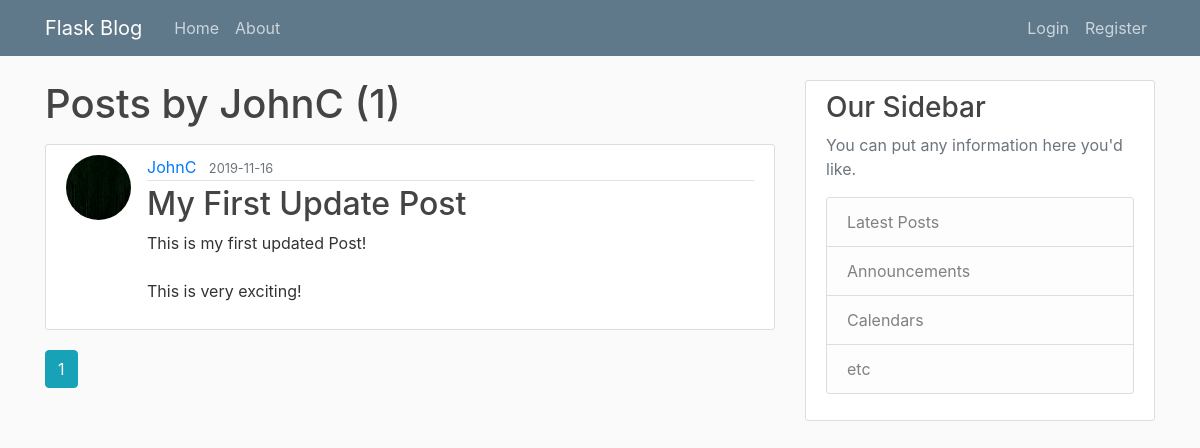
Page /user/JohnC on the earlier database version.
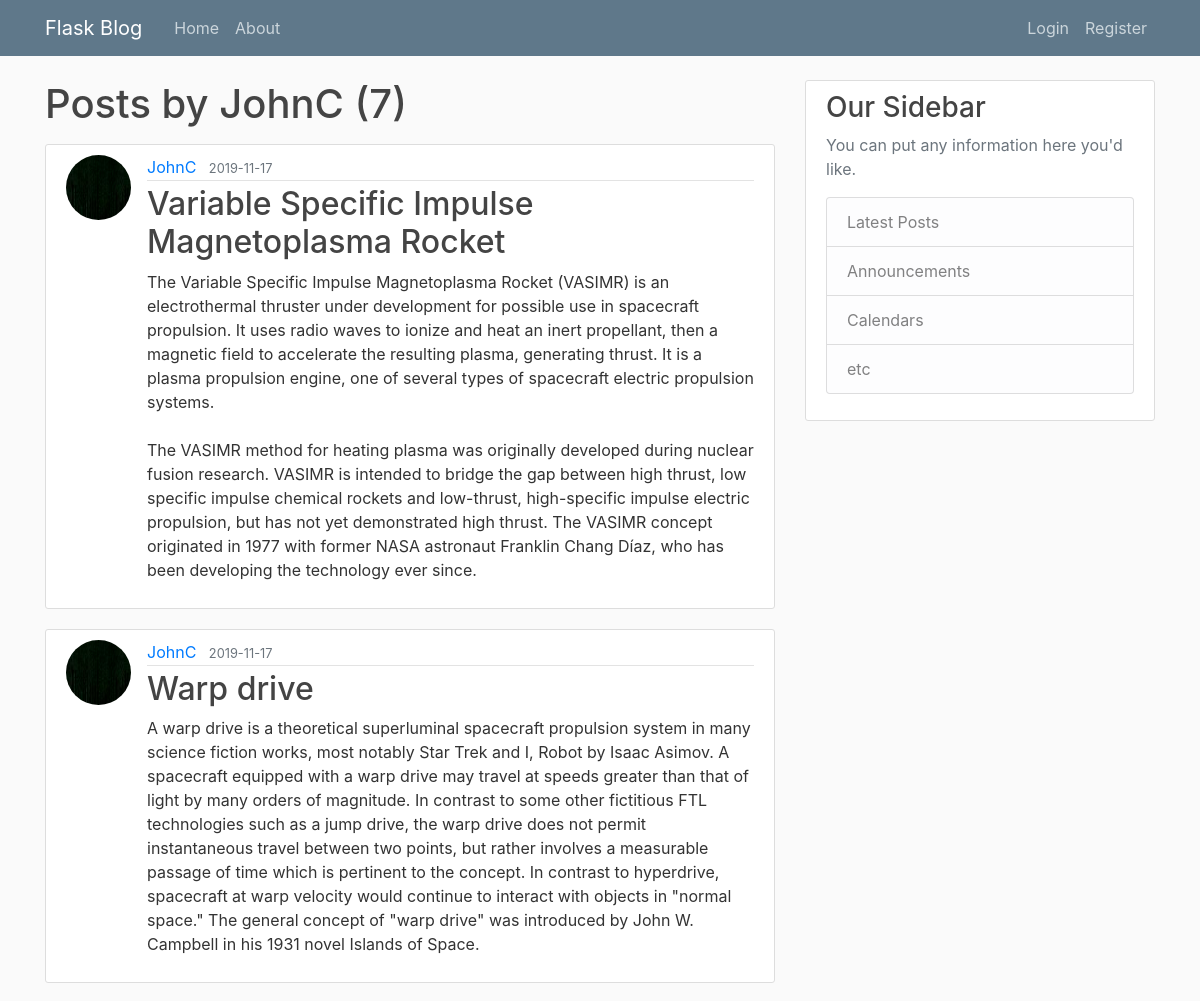
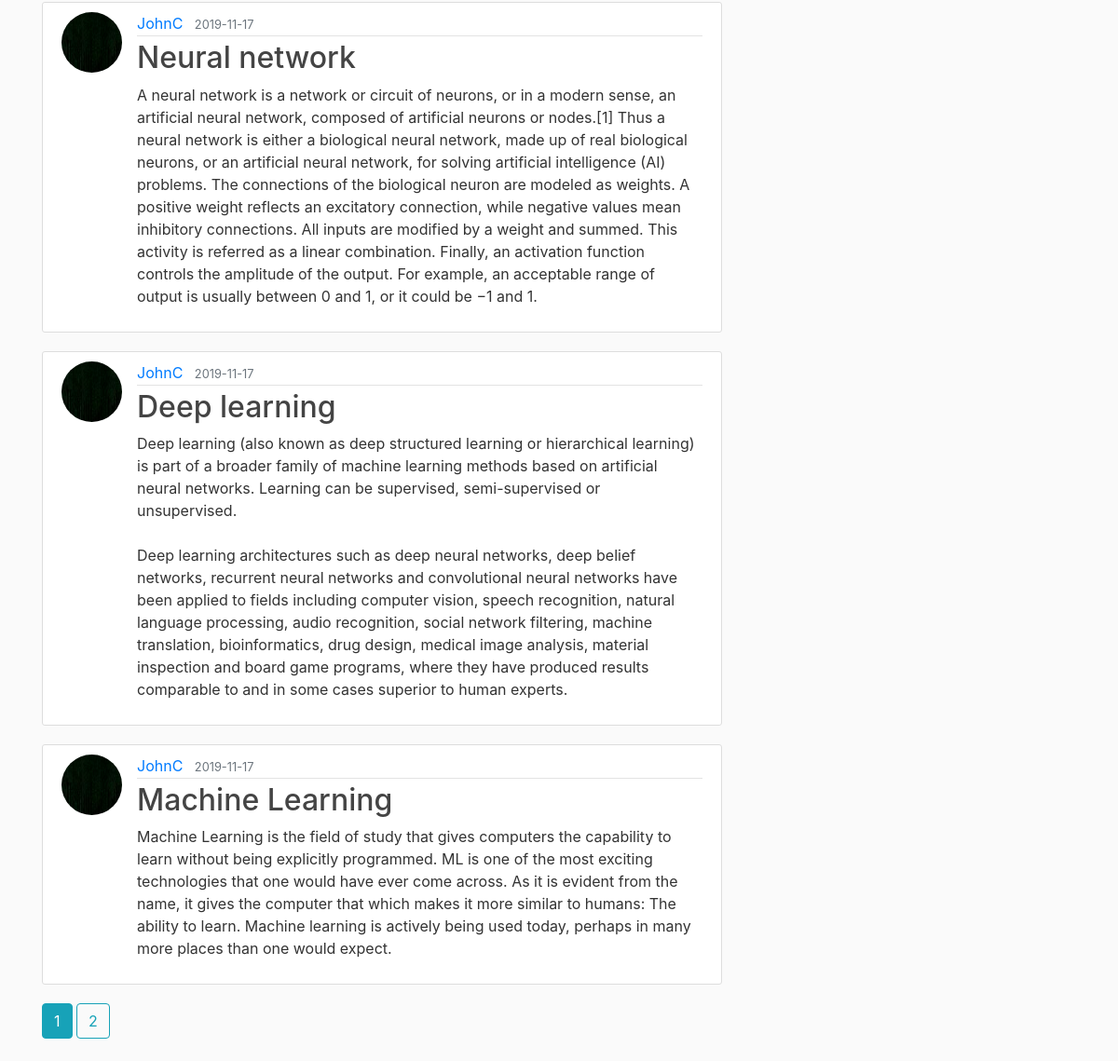
Same page on the later database version (2 pictures, top to bottom).
### flaskblog/models.py (models this page shows, shortened)
class User(db.Model, UserMixin):
    id = db.Column(db.Integer, primary_key=True)
    username = db.Column(db.String(20), unique=True, nullable=False)
    email = db.Column(db.String(120), unique=True, nullable=False)
    image_file = db.Column(db.String(20), nullable=False, default='default.jpg')
    password = db.Column(db.String(60), nullable=False)
    posts = db.relationship('Post', backref='author', lazy=True)

class Post(db.Model):
    id = db.Column(db.Integer, primary_key=True)
    title = db.Column(db.String(100), nullable=False)
    date_posted = db.Column(db.DateTime, nullable=False, default=datetime.utcnow)
    content = db.Column(db.Text, nullable=False)
    user_id= db.Column(db.Integer, db.ForeignKey('user.id'), nullable=False)

### flaskblog/routes.py (the view)
@app.route("/user/<string:username>")
def user_posts(username):
    page = request.args.get('page', 1, type=int)
    user = User.query.filter_by(username=username).first_or_404()
    posts = Post.query.filter_by(author=user)\
        .order_by(Post.date_posted.desc())\
        .paginate(page=page, per_page=5)
    return render_template("user_posts.html", posts=posts, user=user)

### flaskblog/templates/user_posts.html
{% extends "layout.html" %}
{% block content %}
<h1 class="mb-3">Posts by {{ user.username }} ({{ posts.total }}) </h1>
    {% for post in posts.items %}
        <article class="media content-section">
            <img class="rounded-circle article-img" src="{{ url_for('static', filename='profile_pics/' + post.author.image_file) }}">
            <div class="media-body">
                <div class="article-metadata">
                    <a class="mr-2" href="{{ url_for('user_posts', username=post.author.username) }}">{{ post.author.username }}</a>
                    <small class="text-muted">{{ post.date_posted.strftime('%Y-%m-%d') }}</small>
                </div>
                <h2><a class="article-title" href="{{ url_for('post', post_id=post.id) }}">{{ post.title }}</a></h2>
                <p class="article-content">{{ post.content }}</p>
            </div>
        </article>
    {% endfor %}
    {% for page_num in posts.iter_pages(left_edge=1, right_edge=1, left_current=1, right_current=2) %}
        {% if page_num %}
            {% if posts.page == page_num %}
                <a class="btn btn-info mb-4" href="{{ url_for('user_posts', username=user.username, page=page_num) }}"> {{ page_num }} </a>
            {% else %}
            <a class="btn btn-outline-info mb-4" href="{{ url_for('user_posts', username=user.username, page=page_num) }}"> {{ page_num }} </a>
            {% endif %}
        {% else %}
            ...
        {% endif %}
    {% endfor %}
{% endblock content %}

### flaskblog/templates/layout.html (shortened to what this page needs)
<!DOCTYPE html>
<html>
<head>
    <link rel="stylesheet" href="https://stackpath.bootstrapcdn.com/bootstrap/4.3.1/css/bootstrap.min.css"
>
    <link rel="stylesheet" type="text/css" href="{{ url_for('static', filename='main.css') }}">
</head>
<body>
    <header class="site-header">
        <nav class="navbar navbar-expand-md navbar-dark bg-steel fixed-top">
            <div class="container">
                <a class="navbar-brand mr-4" href="/">Flask Blog</a>
                <div class="collapse navbar-collapse" id="navbarToggle">
                    <div class="navbar-nav mr-auto">
                        <a class="nav-item nav-link" href="{{ url_for('home') }}">Home</a>
                        <a class="nav-item nav-link" href="{{ url_for('about') }}">About</a>
                    </div>
                    <div class="navbar-nav">
                        {% if current_user.is_authenticated %}
                            <a class="nav-item nav-link" href="{{ url_for('new_post') }}">New Post</a>
                            <a class="nav-item nav-link" href="{{ url_for('account') }}">Account</a>
                            <a class="nav-item nav-link" href="{{ url_for('logout') }}">Logout</a>
                        {% else %}
                            <a class="nav-item nav-link" href="{{ url_for('login') }}">Login</a>
                            <a class="nav-item nav-link" href="{{ url_for('register') }}">Register</a>
                        {% endif %}
                    </div>
                </div>
            </div>
        </nav>
    </header>
    <main role="main" class="container">
        <div class="row">
            <div class="col-md-8">
                {% block content %}{% endblock %}
            </div>
            <div class="col-md-4">
                <div class="content-section">
                    <h3>Our Sidebar</h3>
                    <p class='text-muted'>You can put any information here you'd like.
                        <ul class="list-group">
                            <li class="list-group-item list-group-item-light">Latest Posts</li>
                            <li class="list-group-item list-group-item-light">Announcements</li>
                            <li class="list-group-item list-group-item-light">Calendars</li>
                            <li class="list-group-item list-group-item-light">etc</li>
                        </ul>
                    </p>
                </div>
            </div>
        </div>
    </main>
</body>
</html>

### flaskblog/static/main.css (style rules this page uses)
body { background: #fafafa; color: #333333; margin-top: 5rem; }
h1, h2, h3, h4, h5, h6 { color: #444444; }
.bg-steel { background-color: #5f788a; }
.site-header .navbar-nav .nav-link { color: #cbd5db; }
.content-section { background: #ffffff; padding: 10px 20px; border: 1px solid #dddddd; border-radius: 3px; margin-bottom: 20px; }
.article-title { color: #444444; }
.article-content { white-space: pre-line; }
.article-img { height: 65px; width: 65px; margin-right: 16px; }
.article-metadata { padding-bottom: 1px; margin-bottom: 4px; border-bottom: 1px solid #e3e3e3 }

Differences in the rows shown:
no longer on this page (row unchanged): Post: image_file (picture), author.username "JohnC", date_posted "2019-11-16", title "My First Update Post", content "This is my first updated Post! This is very exciting!"
added Post: image_file (picture), author.username "JohnC", date_posted "2019-11-17", title "Variable Specific Impulse Magnetoplasma Rocket", content "The Variable Specific Impulse Magnetoplasma Rocket (VASIMR) is an electrothermal thruster under development for possible use in spacecraft propulsion. It uses radio waves to ionize and heat an inert propellant, then a magnetic field to accelerate the resulting plasma, generating thrust. It is a plasma propulsion engine, one of several types of spacecraft electric propulsion systems. The VASIMR method for heating plasma was originally developed during nuclear fusion research. VASIMR is intended to bridge the gap between high thrust, low specific impulse chemical rockets and low-thrust, high-specific impulse electric propulsion, but has not yet demonstrated high thrust. The VASIMR concept…"
added Post: image_file (picture), author.username "JohnC", date_posted "2019-11-17", title "Warp drive", content "A warp drive is a theoretical superluminal spacecraft propulsion system in many science fiction works, most notably Star Trek and I, Robot by Isaac Asimov. A spacecraft equipped with a warp drive may travel at speeds greater than that of light by many orders of magnitude. In contrast to some other fictitious FTL technologies such as a jump drive, the warp drive does not permit instantaneous travel between two points, but rather involves a measurable passage of time which is pertinent to the concept. In contrast to hyperdrive, spacecraft at warp velocity would continue to interact with objects in \"normal space.\" The general concept of \"warp drive\" was introduced by John W. Campbell in his…"
added Post: image_file (picture), author.username "JohnC", date_posted "2019-11-17", title "Neural network", content "A neural network is a network or circuit of neurons, or in a modern sense, an artificial neural network, composed of artificial neurons or nodes.[1] Thus a neural network is either a biological neural network, made up of real biological neurons, or an artificial neural network, for solving artificial intelligence (AI) problems. The connections of the biological neuron are modeled as weights. A positive weight reflects an excitatory connection, while negative values mean inhibitory connections. All inputs are modified by a weight and summed. This activity is referred as a linear combination. Finally, an activation function controls the amplitude of the output. For example, an acceptable…"
added Post: image_file (picture), author.username "JohnC", date_posted "2019-11-17", title "Deep learning", content "Deep learning (also known as deep structured learning or hierarchical learning) is part of a broader family of machine learning methods based on artificial neural networks. Learning can be supervised, semi-supervised or unsupervised. Deep learning architectures such as deep neural networks, deep belief networks, recurrent neural networks and convolutional neural networks have been applied to fields including computer vision, speech recognition, natural language processing, audio recognition, social network filtering, machine translation, bioinformatics, drug design, medical image analysis, material inspection and board game programs, where they have produced results comparable to and in…"
added Post: image_file (picture), author.username "JohnC", date_posted "2019-11-17", title "Machine Learning", content "Machine Learning is the field of study that gives computers the capability to learn without being explicitly programmed. ML is one of the most exciting technologies that one would have ever come across. As it is evident from the name, it gives the computer that which makes it more similar to humans: The ability to learn. Machine learning is actively being used today, perhaps in many more places than one would expect."
Other differences:
{{ posts.total }}: "1" → "7"
new list line: "2"
